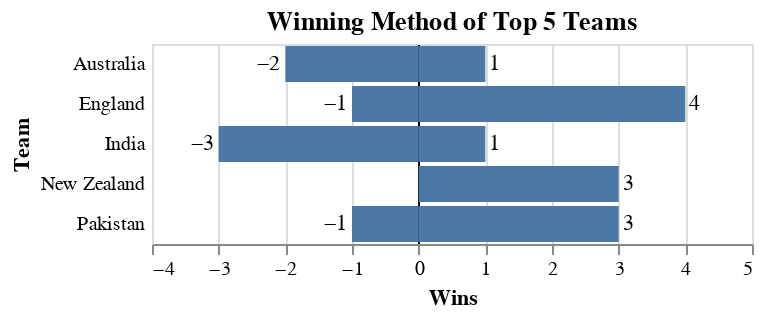

The specification (Vega-Lite) saved for this image:
### Vega-Lite specification from a JSON file in a GitHub repository (floating-point values rounded to 4 significant figures)
{"$schema": "https://vega.github.io/schema/vega-lite/v5.json", "title": "Winning Method of Top 5 Teams", "data": {"values": [{"Team": "England", "Wins": 4}, {"Team": "England", "Wins": -1}, {"Team": "India", "Wins": 1}, {"Team": "India", "Wins": -3}, {"Team": "Pakistan", "Wins": 3}, {"Team": "Pakistan", "Wins": -1}, {"Team": "Australia", "Wins": 1}, {"Team": "Australia", "Wins": -2}, {"Team": "New Zealand", "Wins": 3}]}, "encoding": {"y": {"field": "Team", "type": "nominal", "axis": {"domain": false, "ticks": false, "labelAngle": 0, "labelPadding": 4}}, "x": {"field": "Wins", "type": "quantitative", "scale": {"padding": 20}, "axis": {"gridColor": {"condition": {"test": "datum.value === 0", "value": "black"}, "value": "#ddd"}}}}, "layer": [{"mark": "bar", "fill": "#49adb6"}, {"mark": {"type": "text", "align": {"expr": "datum.Wins < 0 ? 'right' : 'left'"}, "dx": {"expr": "datum.Wins < 0 ? -2 : 2"}}, "encoding": {"text": {"field": "Wins", "type": "quantitative"}}}]}
